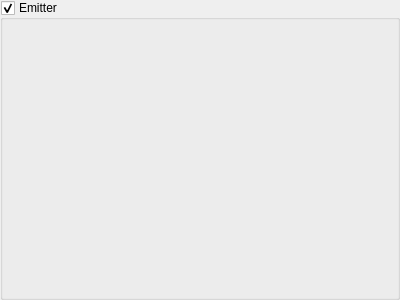
<?xml version="1.0" encoding="UTF-8"?>
<ui version="4.0">
 <class>EmitterWidget</class>
 <widget class="QWidget" name="EmitterWidget">
  <property name="geometry">
   <rect>
    <x>0</x>
    <y>0</y>
    <width>400</width>
    <height>300</height>
   </rect>
  </property>
  <property name="windowTitle">
   <string>Form</string>
  </property>
  <layout class="QVBoxLayout" name="verticalLayout">
   <property name="margin">
    <number>0</number>
   </property>
   <item>
    <widget class="QGroupBox" name="groupBox">
     <property name="title">
      <string>Emitter</string>
     </property>
     <property name="checkable">
      <bool>true</bool>
     </property>
    </widget>
   </item>
  </layout>
 </widget>
 <resources/>
 <connections/>
</ui>
